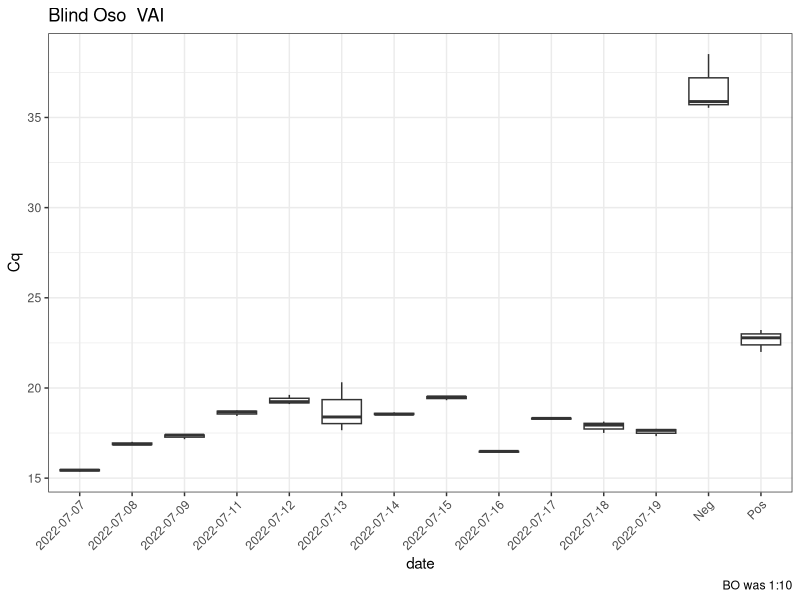
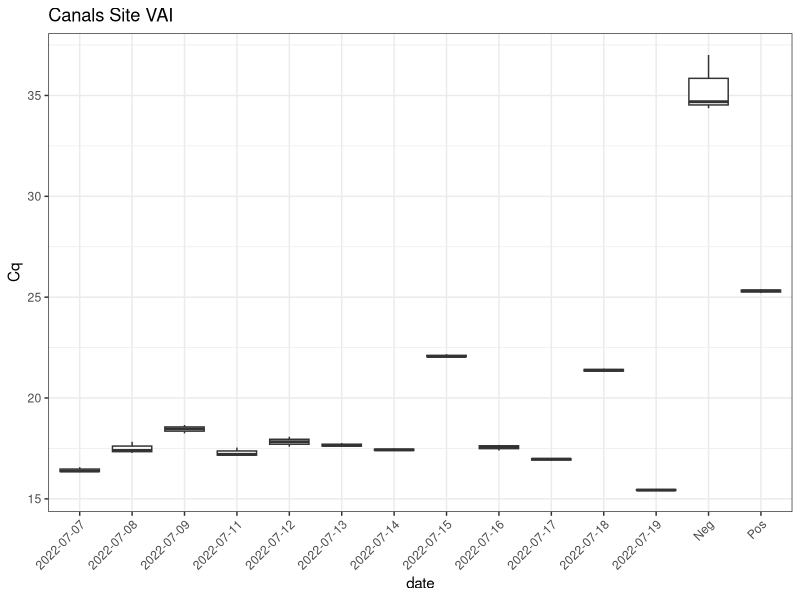
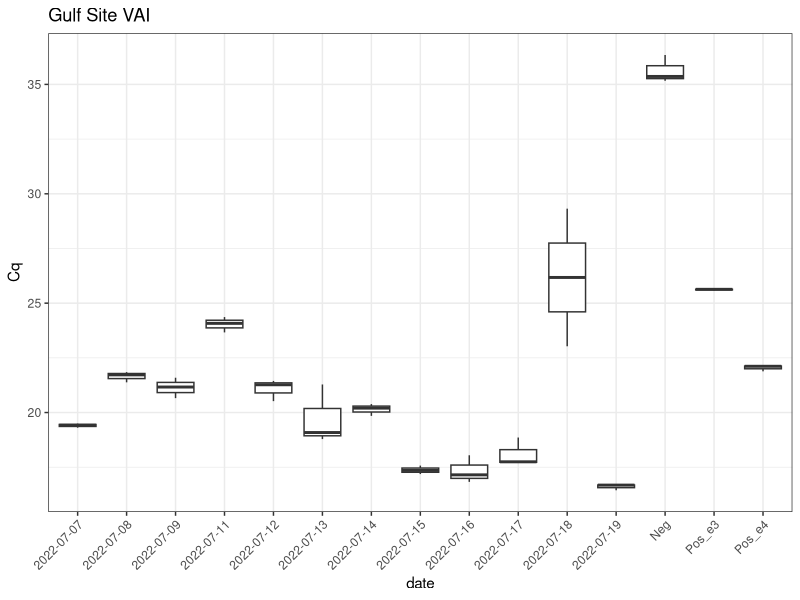
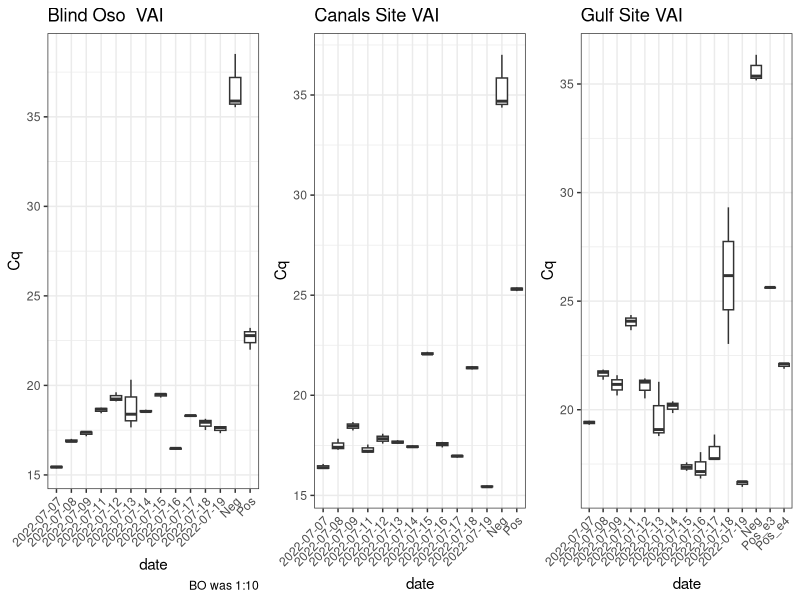

Generate these figures, in order, with R:
## ---- chunk 1
library(here)
library(tidyverse)
library(ggpubr)
## ---- chunk 2
r<- read.csv(here("data", "raw_data", "qpcr", "vai", "rd_vai_daily.csv")) #Gulf
c<- read.csv(here("data", "raw_data", "qpcr", "vai", "c2_vai_daily.csv")) #Canals
b<- read.csv(here("data", "raw_data", "qpcr", "vai", "bo_vai_daily.csv")) #Blind Oso
## ---- chunk 3
r<-
  r %>%
  filter(!Well %in% "I07") %>%
    select(Cq, Sample)

c<- 
  c %>%
  select(Cq, Sample)

b<- 
  b %>%
  select(Cq, Sample)
## ---- chunk 4
#BLINS OSO
b<-
  b %>%
  mutate(day = substr(c$Sample, 2,3),
         date = case_when(day == "7"~"2022-07-07",
                         day ==  "8"~"2022-07-08",
                         day ==  "9"~"2022-07-09",
                         day ==  "11"~"2022-07-11",
                         day == "12"~"2022-07-12",
                         day ==  "13"~"2022-07-13",
                         day ==  "14"~"2022-07-14",
                         day ==  "15"~"2022-07-15",
                         day ==  "16"~"2022-07-16",
                         day == "17"~"2022-07-17",
                         day ==  "18"~"2022-07-18",
                         day == "19"~"2022-07-19",
                         Sample == "Pos" ~ "Pos",
                         day == "TC" ~ "Neg"))
#CANALS
c<-
  c %>%
  mutate(day = substr(c$Sample, 2,3),
         date = case_when(day == "7"~"2022-07-07",
                         day ==  "8"~"2022-07-08",
                         day ==  "9"~"2022-07-09",
                         day ==  "11"~"2022-07-11",
                         day == "12"~"2022-07-12",
                         day ==  "13"~"2022-07-13",
                         day ==  "14"~"2022-07-14",
                         day ==  "15"~"2022-07-15",
                         day ==  "16"~"2022-07-16",
                         day == "17"~"2022-07-17",
                         day ==  "18"~"2022-07-18",
                         day == "19"~"2022-07-19",
                         Sample == "Pos" ~ "Pos",
                         Sample == "NTC" ~ "Neg"))

#GULF
r<-
  r %>%
  mutate(day = substr(r$Sample, 3,4),
         date = case_when(day == "7"~"2022-07-07",
                         day ==  "8"~"2022-07-08",
                         day ==  "9"~"2022-07-09",
                         day ==  "11"~"2022-07-11",
                         day == "12"~"2022-07-12",
                         day ==  "13"~"2022-07-13",
                         day ==  "14"~"2022-07-14",
                         day ==  "15"~"2022-07-15",
                         day ==  "16"~"2022-07-16",
                         day == "17"~"2022-07-17",
                         day ==  "18"~"2022-07-18",
                         day == "19"~"2022-07-19",
                         Sample == "e3" ~ "Pos_e3",
                         Sample == "e4" ~ "Pos_e4",
                         Sample == "NTC" ~ "Neg"))
## ---- chunk 5
fig_b<-
  b %>%
  ggplot() + geom_boxplot(
  aes(x = date,
      y = Cq)) +
  theme_bw() +
  theme(axis.text.x = element_text(angle = 45, hjust = 1)) +
  labs(title = "Blind Oso  VAI",
       caption = "BO was 1:10")

fig_b
## ---- chunk 6
fig_c<-
  c %>%
  ggplot() + geom_boxplot(
  aes(x = date,
      y = Cq)) +
  theme_bw() +
  theme(axis.text.x = element_text(angle = 45, hjust = 1)) +
  labs(title = "Canals Site VAI")

fig_c
## ---- chunk 7
fig_r<- 
  r %>%
  ggplot() + geom_boxplot(
  aes(x = date,
      y = Cq)) +
  theme_bw() +
  theme(axis.text.x = element_text(angle = 45, hjust = 1)) +
  labs(title = "Gulf Site VAI")

fig_r
## ---- chunk 8
fig_all<-
  ggarrange(fig_b, fig_c, fig_r,
            nrow = 1,
            ncol = 3)

fig_all
